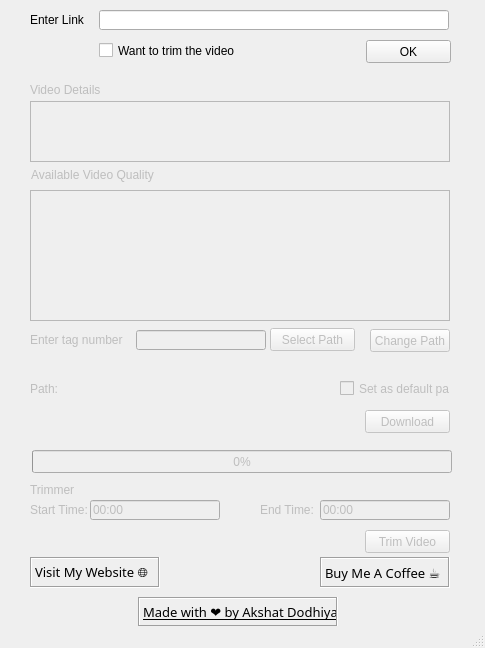
<?xml version="1.0" encoding="UTF-8"?>
<ui version="4.0">
 <author>Akshat Dodhiya</author>
 <class>mainWindow</class>
 <widget class="QMainWindow" name="mainWindow">
  <property name="geometry">
   <rect>
    <x>0</x>
    <y>0</y>
    <width>485</width>
    <height>648</height>
   </rect>
  </property>
  <property name="windowTitle">
   <string>Youtube Trimmer and Downloader</string>
  </property>
  <property name="tabShape">
   <enum>QTabWidget::Rounded</enum>
  </property>
  <widget class="QWidget" name="centralwidget">
   <widget class="QLabel" name="link_label">
    <property name="geometry">
     <rect>
      <x>30</x>
      <y>10</y>
      <width>70</width>
      <height>20</height>
     </rect>
    </property>
    <property name="text">
     <string>Enter Link</string>
    </property>
   </widget>
   <widget class="QLineEdit" name="link_input">
    <property name="geometry">
     <rect>
      <x>99</x>
      <y>10</y>
      <width>350</width>
      <height>20</height>
     </rect>
    </property>
   </widget>
   <widget class="QCheckBox" name="trim_checkBox">
    <property name="geometry">
     <rect>
      <x>99</x>
      <y>40</y>
      <width>161</width>
      <height>21</height>
     </rect>
    </property>
    <property name="whatsThis">
     <string/>
    </property>
    <property name="text">
     <string>Want to trim the video</string>
    </property>
   </widget>
   <widget class="QPushButton" name="ok_btn">
    <property name="enabled">
     <bool>true</bool>
    </property>
    <property name="geometry">
     <rect>
      <x>366</x>
      <y>40</y>
      <width>85</width>
      <height>23</height>
     </rect>
    </property>
    <property name="text">
     <string>OK</string>
    </property>
   </widget>
   <widget class="QLabel" name="videoQuality_label">
    <property name="enabled">
     <bool>false</bool>
    </property>
    <property name="geometry">
     <rect>
      <x>31</x>
      <y>165</y>
      <width>130</width>
      <height>20</height>
     </rect>
    </property>
    <property name="text">
     <string>Available Video Quality</string>
    </property>
   </widget>
   <widget class="QListWidget" name="videoQuality_list">
    <property name="enabled">
     <bool>false</bool>
    </property>
    <property name="geometry">
     <rect>
      <x>30</x>
      <y>190</y>
      <width>420</width>
      <height>131</height>
     </rect>
    </property>
   </widget>
   <widget class="QLineEdit" name="tag_input">
    <property name="enabled">
     <bool>false</bool>
    </property>
    <property name="geometry">
     <rect>
      <x>136</x>
      <y>330</y>
      <width>130</width>
      <height>20</height>
     </rect>
    </property>
   </widget>
   <widget class="QLabel" name="tag_label">
    <property name="enabled">
     <bool>false</bool>
    </property>
    <property name="geometry">
     <rect>
      <x>30</x>
      <y>330</y>
      <width>110</width>
      <height>20</height>
     </rect>
    </property>
    <property name="text">
     <string>Enter tag number</string>
    </property>
   </widget>
   <widget class="QPushButton" name="selectPath_btn">
    <property name="enabled">
     <bool>false</bool>
    </property>
    <property name="geometry">
     <rect>
      <x>270</x>
      <y>328</y>
      <width>85</width>
      <height>23</height>
     </rect>
    </property>
    <property name="text">
     <string>Select Path</string>
    </property>
   </widget>
   <widget class="QLabel" name="path_label">
    <property name="enabled">
     <bool>false</bool>
    </property>
    <property name="geometry">
     <rect>
      <x>30</x>
      <y>373</y>
      <width>301</width>
      <height>31</height>
     </rect>
    </property>
    <property name="text">
     <string>Path:</string>
    </property>
   </widget>
   <widget class="QPushButton" name="download_btn">
    <property name="enabled">
     <bool>false</bool>
    </property>
    <property name="geometry">
     <rect>
      <x>365</x>
      <y>410</y>
      <width>85</width>
      <height>23</height>
     </rect>
    </property>
    <property name="text">
     <string>Download</string>
    </property>
   </widget>
   <widget class="QLabel" name="trim_label">
    <property name="enabled">
     <bool>false</bool>
    </property>
    <property name="geometry">
     <rect>
      <x>30</x>
      <y>480</y>
      <width>110</width>
      <height>20</height>
     </rect>
    </property>
    <property name="text">
     <string>Trimmer</string>
    </property>
   </widget>
   <widget class="QLabel" name="startTime_label">
    <property name="enabled">
     <bool>false</bool>
    </property>
    <property name="geometry">
     <rect>
      <x>30</x>
      <y>500</y>
      <width>60</width>
      <height>20</height>
     </rect>
    </property>
    <property name="text">
     <string>Start Time:</string>
    </property>
   </widget>
   <widget class="QLineEdit" name="startTime_input">
    <property name="enabled">
     <bool>false</bool>
    </property>
    <property name="geometry">
     <rect>
      <x>90</x>
      <y>500</y>
      <width>130</width>
      <height>20</height>
     </rect>
    </property>
    <property name="inputMask">
     <string>00:00</string>
    </property>
    <property name="text">
     <string>00:00</string>
    </property>
    <property name="cursorPosition">
     <number>1</number>
    </property>
    <property name="dragEnabled">
     <bool>false</bool>
    </property>
    <property name="clearButtonEnabled">
     <bool>false</bool>
    </property>
   </widget>
   <widget class="QLabel" name="endTime_label">
    <property name="enabled">
     <bool>false</bool>
    </property>
    <property name="geometry">
     <rect>
      <x>260</x>
      <y>500</y>
      <width>60</width>
      <height>20</height>
     </rect>
    </property>
    <property name="text">
     <string>End Time:</string>
    </property>
   </widget>
   <widget class="QPushButton" name="trimVideo_btn">
    <property name="enabled">
     <bool>false</bool>
    </property>
    <property name="geometry">
     <rect>
      <x>365</x>
      <y>530</y>
      <width>85</width>
      <height>23</height>
     </rect>
    </property>
    <property name="text">
     <string>Trim Video</string>
    </property>
   </widget>
   <widget class="QLineEdit" name="endTime_input">
    <property name="enabled">
     <bool>false</bool>
    </property>
    <property name="geometry">
     <rect>
      <x>320</x>
      <y>500</y>
      <width>130</width>
      <height>20</height>
     </rect>
    </property>
    <property name="inputMask">
     <string>00:00</string>
    </property>
    <property name="text">
     <string>00:00</string>
    </property>
    <property name="cursorPosition">
     <number>1</number>
    </property>
   </widget>
   <widget class="QLabel" name="videoDetails_label">
    <property name="enabled">
     <bool>false</bool>
    </property>
    <property name="geometry">
     <rect>
      <x>30</x>
      <y>80</y>
      <width>130</width>
      <height>20</height>
     </rect>
    </property>
    <property name="text">
     <string>Video Details</string>
    </property>
   </widget>
   <widget class="QListWidget" name="videoDetails_list">
    <property name="enabled">
     <bool>false</bool>
    </property>
    <property name="geometry">
     <rect>
      <x>30</x>
      <y>101</y>
      <width>420</width>
      <height>61</height>
     </rect>
    </property>
   </widget>
   <widget class="QCheckBox" name="defaultPath_checkBox">
    <property name="enabled">
     <bool>false</bool>
    </property>
    <property name="geometry">
     <rect>
      <x>340</x>
      <y>380</y>
      <width>110</width>
      <height>17</height>
     </rect>
    </property>
    <property name="text">
     <string>Set as default path</string>
    </property>
   </widget>
   <widget class="QPushButton" name="changePath_btn">
    <property name="enabled">
     <bool>false</bool>
    </property>
    <property name="geometry">
     <rect>
      <x>370</x>
      <y>329</y>
      <width>80</width>
      <height>23</height>
     </rect>
    </property>
    <property name="text">
     <string>Change Path</string>
    </property>
   </widget>
   <widget class="QProgressBar" name="download_progressBar">
    <property name="enabled">
     <bool>false</bool>
    </property>
    <property name="geometry">
     <rect>
      <x>32</x>
      <y>450</y>
      <width>420</width>
      <height>23</height>
     </rect>
    </property>
    <property name="value">
     <number>0</number>
    </property>
   </widget>
   <widget class="QLabel" name="watermark">
    <property name="geometry">
     <rect>
      <x>138</x>
      <y>597</y>
      <width>200</width>
      <height>30</height>
     </rect>
    </property>
    <property name="font">
     <font>
      <family>Britannic Bold</family>
      <pointsize>10</pointsize>
      <weight>50</weight>
      <bold>false</bold>
      <underline>true</underline>
     </font>
    </property>
    <property name="cursor">
     <cursorShape>BlankCursor</cursorShape>
    </property>
    <property name="frameShape">
     <enum>QFrame::Box</enum>
    </property>
    <property name="frameShadow">
     <enum>QFrame::Sunken</enum>
    </property>
    <property name="text">
     <string>Made with ❤ by Akshat Dodhiya</string>
    </property>
    <property name="textFormat">
     <enum>Qt::RichText</enum>
    </property>
    <property name="openExternalLinks">
     <bool>true</bool>
    </property>
    <property name="textInteractionFlags">
     <set>Qt::LinksAccessibleByKeyboard|Qt::LinksAccessibleByMouse</set>
    </property>
   </widget>
   <widget class="QLabel" name="bmc">
    <property name="geometry">
     <rect>
      <x>320</x>
      <y>557</y>
      <width>130</width>
      <height>31</height>
     </rect>
    </property>
    <property name="font">
     <font>
      <family>Britannic Bold</family>
      <pointsize>10</pointsize>
     </font>
    </property>
    <property name="cursor">
     <cursorShape>PointingHandCursor</cursorShape>
    </property>
    <property name="frameShape">
     <enum>QFrame::Box</enum>
    </property>
    <property name="frameShadow">
     <enum>QFrame::Sunken</enum>
    </property>
    <property name="text">
     <string>Buy Me A Coffee ☕</string>
    </property>
    <property name="openExternalLinks">
     <bool>true</bool>
    </property>
   </widget>
   <widget class="QLabel" name="website">
    <property name="geometry">
     <rect>
      <x>30</x>
      <y>557</y>
      <width>130</width>
      <height>31</height>
     </rect>
    </property>
    <property name="font">
     <font>
      <family>Britannic Bold</family>
      <pointsize>10</pointsize>
      <weight>50</weight>
      <bold>false</bold>
      <underline>false</underline>
     </font>
    </property>
    <property name="cursor">
     <cursorShape>PointingHandCursor</cursorShape>
    </property>
    <property name="frameShape">
     <enum>QFrame::Box</enum>
    </property>
    <property name="frameShadow">
     <enum>QFrame::Sunken</enum>
    </property>
    <property name="text">
     <string>Visit My Website 🌐</string>
    </property>
    <property name="textFormat">
     <enum>Qt::RichText</enum>
    </property>
    <property name="openExternalLinks">
     <bool>true</bool>
    </property>
    <property name="textInteractionFlags">
     <set>Qt::LinksAccessibleByKeyboard|Qt::LinksAccessibleByMouse</set>
    </property>
   </widget>
  </widget>
  <widget class="QStatusBar" name="statusbar"/>
 </widget>
 <resources/>
 <connections/>
</ui>
